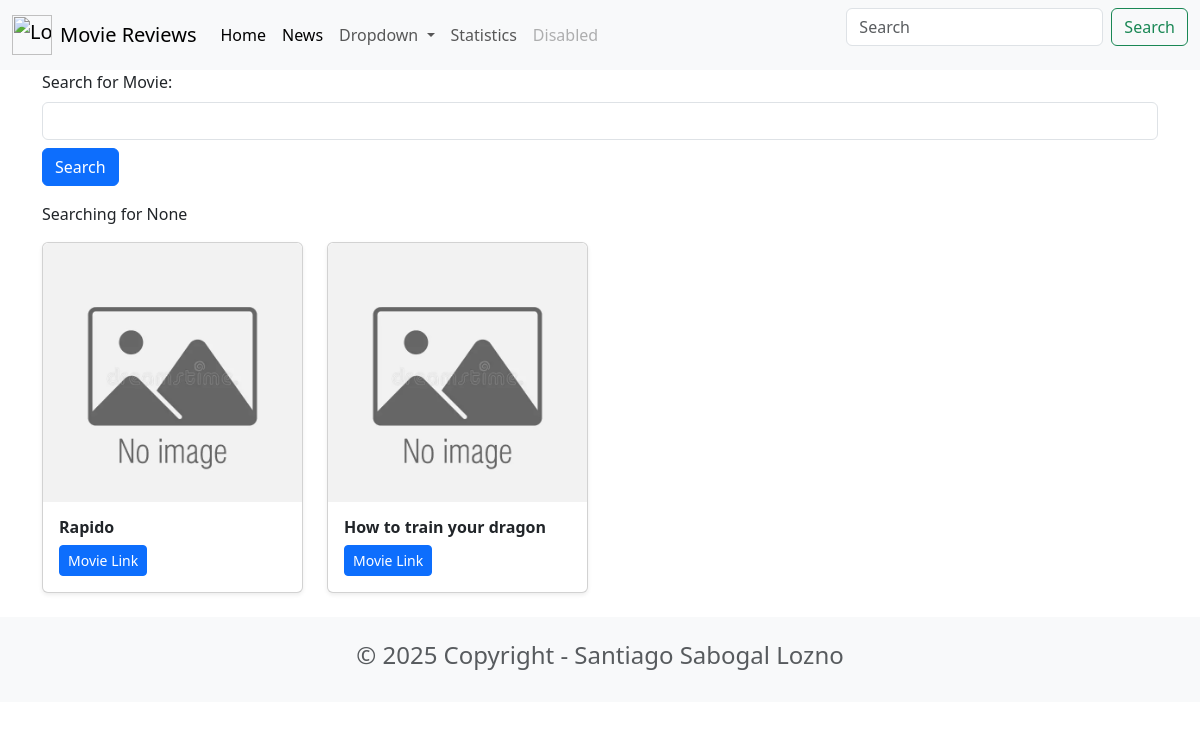
/, run on an earlier commit of the app's database.
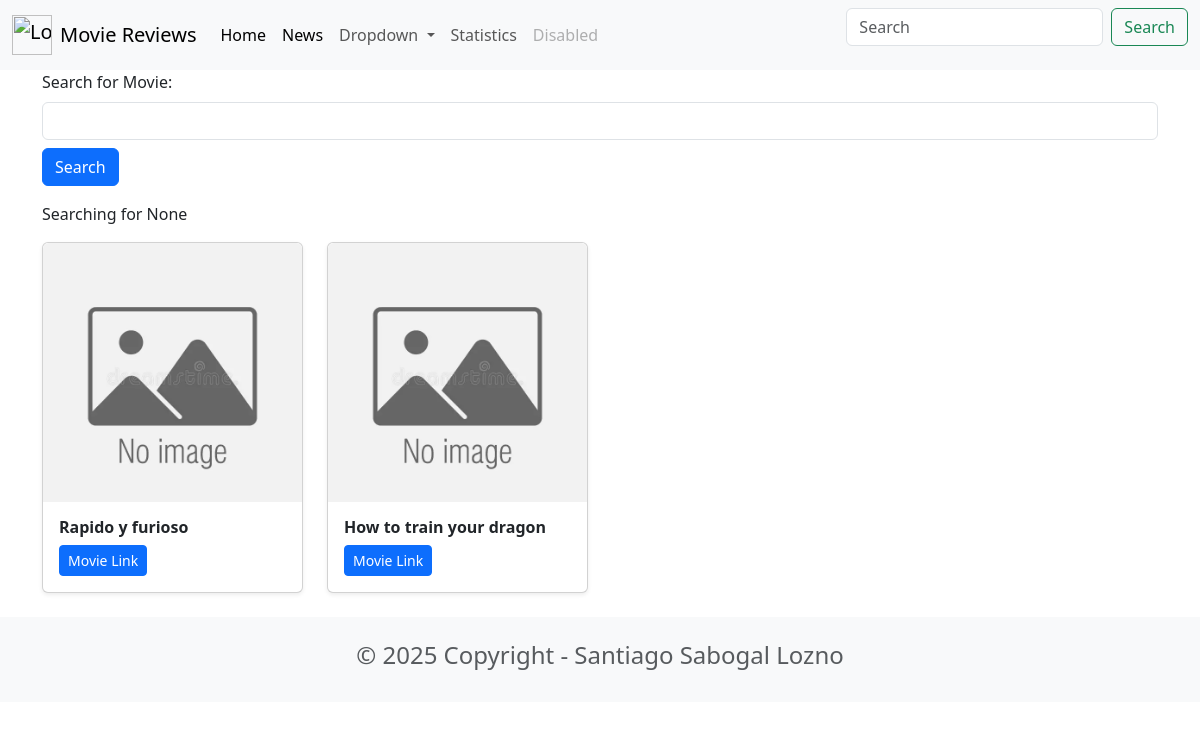
And on a later commit of the database.
### movie/models.py (models this page shows, shortened)
class Movie(models.Model):
    title = models.CharField(max_length=200)
    description = models.TextField(blank=True)  # <- existe en el modelo
    url = models.URLField(blank=True, null=True)  # <- pon null=True para evitar el prompt
    image = models.ImageField(upload_to="movie/images/", default="movie/images/default.jpg")
    url = models.URLField(blank=True)
    genre = models.CharField(max_length=100, blank=True)
    year = models.IntegerField(null=True, blank=True)

### movie/views.py (the view)
# urls.py: 2. Add a URL to urlpatterns:  path('', views.home, name='home')
def home(request):
    q = request.GET.get('searchMovie', '') or ''
    movies = Movie.objects.filter(title__icontains=q) if q else Movie.objects.all()
    return render(request, "home.html", {"movies": movies, "searchTerm": q})

### movie/templates/home.html (shortened to what this page needs)
{% extends "base.html" %}
{% block content %}
<form action="" method="get" class="mb-3">
  <label for="searchMovie" class="form-label">Search for Movie:</label>
  <input type="text" class="form-control" name="searchMovie" id="searchMovie">
  <button type="submit" class="btn btn-primary mt-2">Search</button>
</form>
<p>Searching for {{ searchTerm|default:"None" }}</p>
<div class="row row-cols-1 row-cols-sm-2 row-cols-md-3 row-cols-xl-4 g-4">
  {% for movie in movies %}
    <div class="col">
      <div class="card h-100 shadow-sm">
        <div class="ratio ratio-1x1">
          <img
            src="{% if movie.image %}{{ movie.image.url }}{% else %}/media/movie/images/default.jpg{% endif %}"
            alt="{{ movie.title }}"
            class="w-100 h-100 object-fit-cover rounded-top"
            loading="lazy"
            onerror="this.onerror=null;this.src='/media/movie/images/default.jpg';"
          >
        </div>
        <div class="card-body">
          <h6 class="card-title fw-bold mb-1">{{ movie.title }}</h6>
          {% if movie.url %}
            <div class="mt-2">
              <a href="{{ movie.url }}" class="btn btn-primary btn-sm" target="_blank" rel="noopener">Movie Link</a>
            </div>
          {% endif %}
        </div>
      </div>
    </div>
  {% empty %}
    <p>No movies found.</p>
  {% endfor %}
</div>
{% endblock %}

### moviereviews/templates/base.html (shortened to what this page needs)
<head>
    <link href="https://cdn.jsdelivr.net/npm/bootstrap@5.3.7/dist/css/bootstrap.min.css" rel="stylesheet">
</head>
<nav class="navbar navbar-expand-lg bg-body-tertiary">
  <div class="container-fluid">
    <a class="navbar-brand d-flex align-items-center" href="#">
      <img src="https://upload.wikimedia.org/wikipedia/commons/6/69/IMDB_Logo_2016.svg" alt="Logo" width="40" height="40" class="me-2">
      Movie Reviews
    </a>
    <div class="collapse navbar-collapse" id="navbarSupportedContent">
      <ul class="navbar-nav me-auto mb-2 mb-lg-0">
        <li class="nav-item">
          <a class="nav-link active" aria-current="page" href="{% url 'home' %}">Home</a>
        </li>
        <li class="nav-item">
          <a class="nav-link active" aria-current="page" href="{% url 'news' %}">News</a>
        </li>
        <li class="nav-item dropdown">
          <a class="nav-link dropdown-toggle" href="#" role="button" data-bs-toggle="dropdown" aria-expanded="false">
            Dropdown
          <li class="nav-item">
            <a class="nav-link" href="{% url 'statistics' %}">Statistics</a>
          </li>
        </li>
        <li class="nav-item">
          <a class="nav-link disabled" aria-disabled="true">Disabled</a>
        </li>
      </ul>
      <form class="d-flex" role="search">
        <input class="form-control me-2" type="search" placeholder="Search" aria-label="Search"/>
        <button class="btn btn-outline-success" type="submit">Search</button>
      </form>
    </div>
  </div>
</nav>
<div class="container">
  {% block content %}
  {% endblock %}
</div>
<footer class="text-center text-lg-start bg-light text-muted mt-4">
  <div class="container">
    <div class="row">
      <div class="text-center p-4">
        <h4>© 2025 Copyright - Santiago Sabogal Lozno</h4>
      </div>
    </div>
  </div>
</footer>

What changed in the data, as far as the page shows it:
changed Movie: title "Rapido" → "Rapido y furioso"
